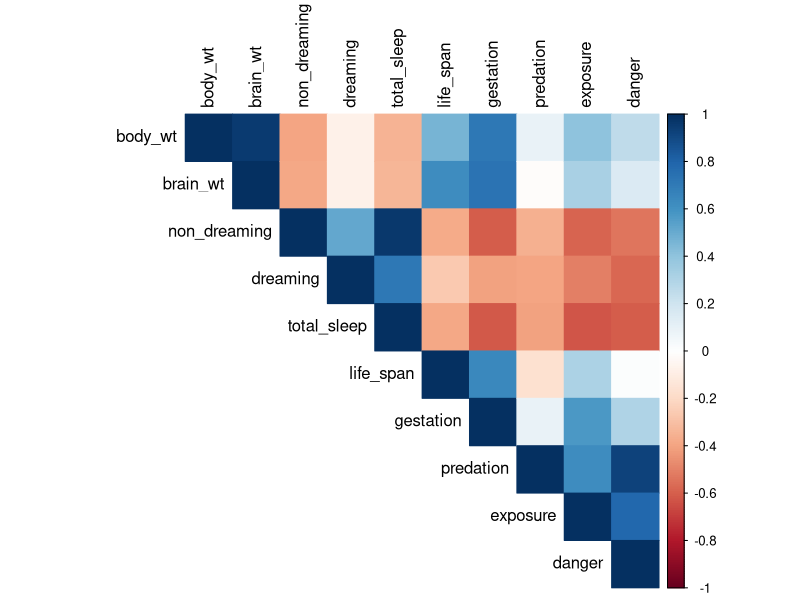
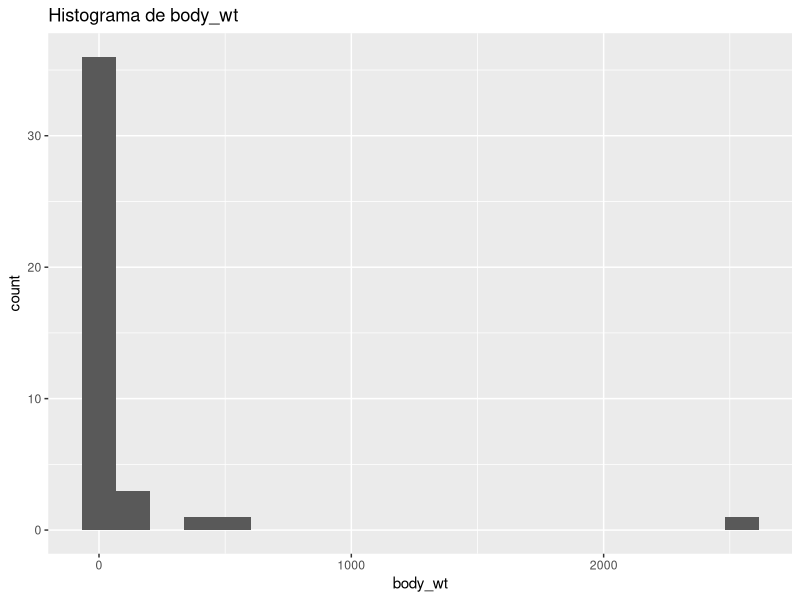
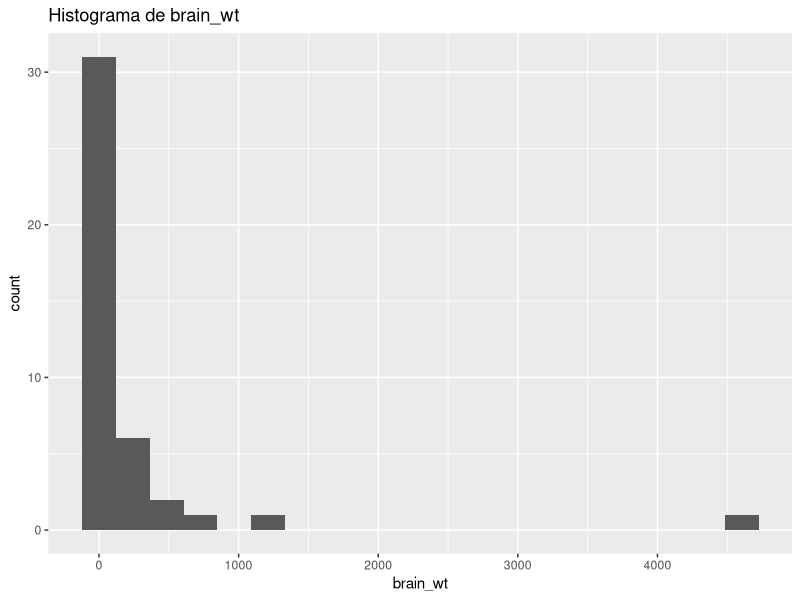
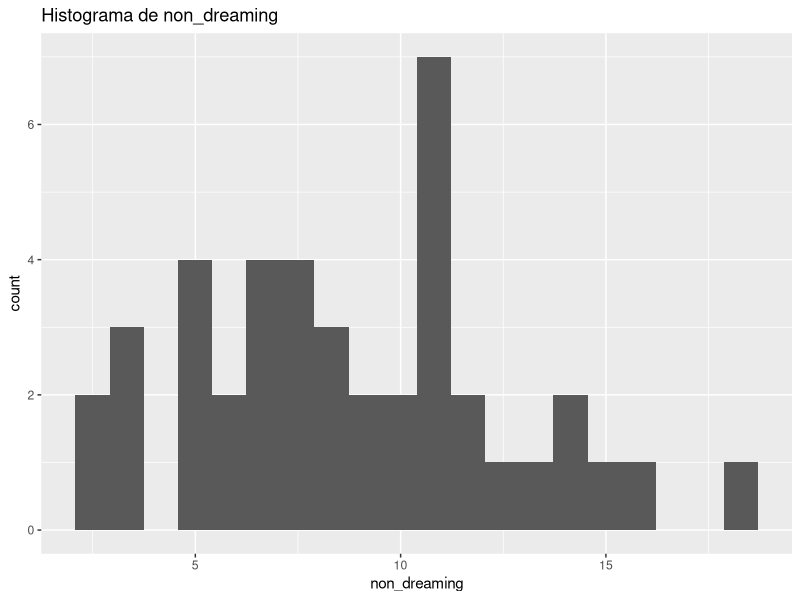
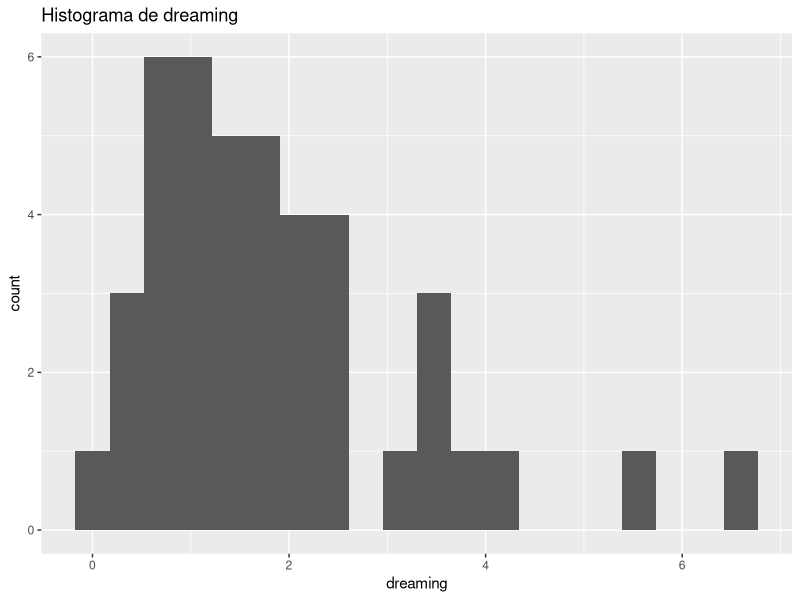
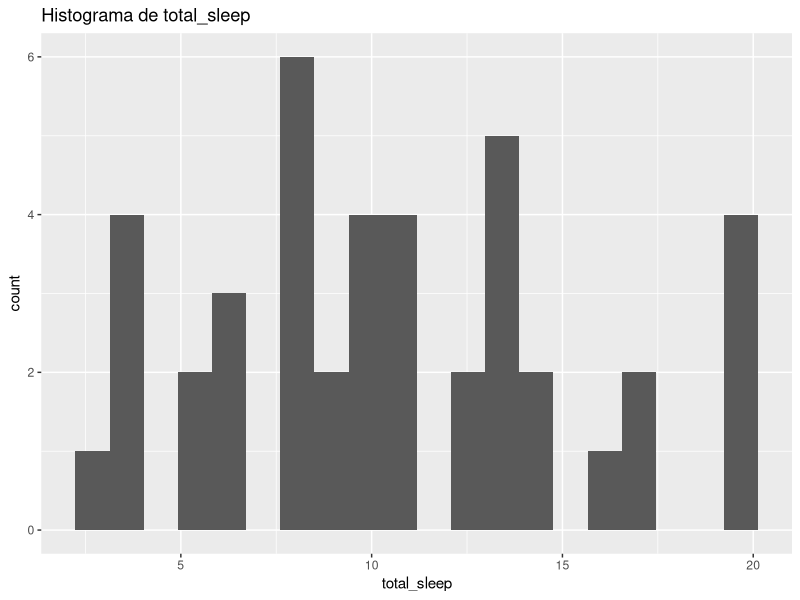
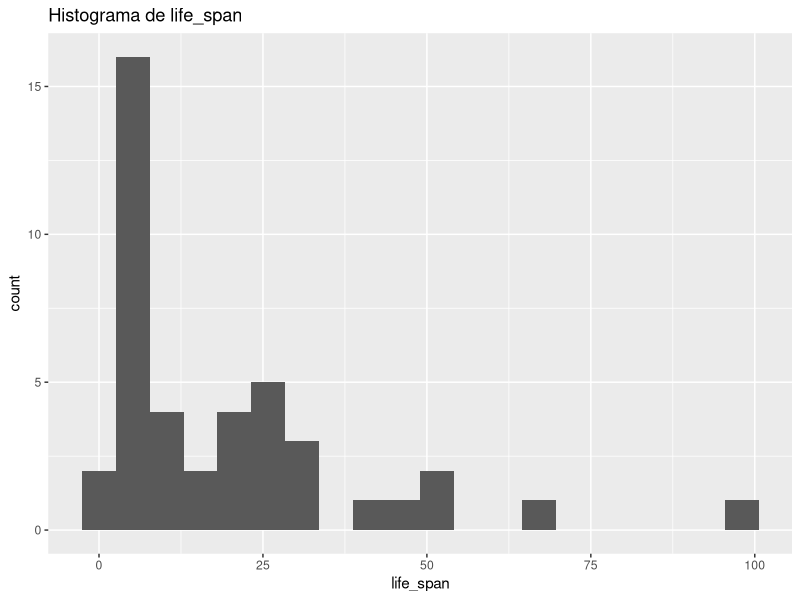
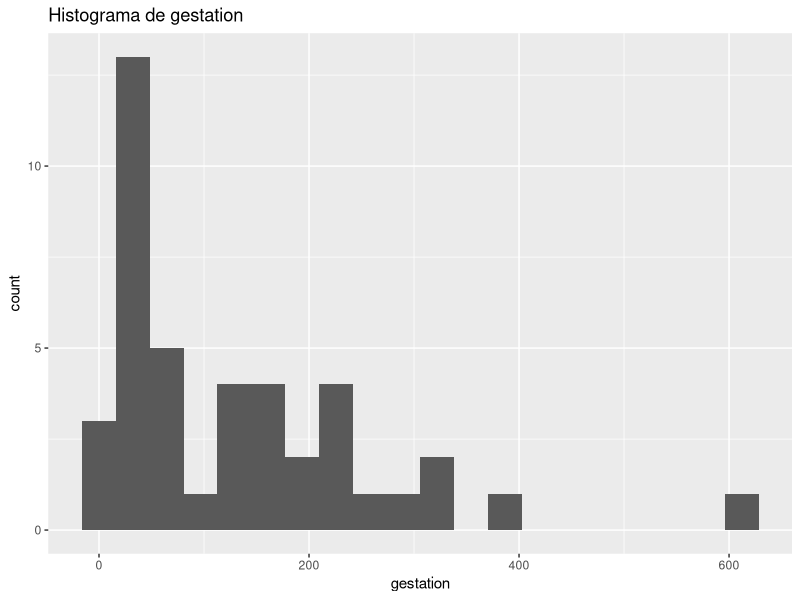

Reproduce these figures in R, in order.
## ---- chunk 1
install.packages("readr")
install.packages("car")
install.packages("dplyr")
install.packages("ggplot2")
install.packages("tidyr")
library(car)
library(readr)
library(dplyr)
library(ggplot2)
library(tidyr)

mammals <- read_csv("dataset/mammals.csv")
## ---- chunk 2
mammals_clean <- mammals %>%
  drop_na(species, body_wt, brain_wt, non_dreaming, dreaming, 
          total_sleep, life_span, gestation, predation, exposure, danger)
## ---- chunk 3
summary(mammals)
## ---- chunk 4
#Testando se há correlação linear entre as variáveis body_wt e brain_wt
cor.test(mammals_clean$body_wt, mammals_clean$brain_wt, method = "pearson")

## ---- chunk 5
#Testando se há correlação linear entre as variáveis exposure e danger
cor.test(mammals_clean$exposure, mammals_clean$danger, method = "pearson")
## ---- chunk 6
#Testando se há correlação linear entre as variáveis dreaming e non_dreaming
cor.test(mammals_clean$dreaming, mammals_clean$non_dreaming, method = "pearson")
## ---- chunk 7
#Testando se há correlação linear entre as variáveis predation e exposure
cor.test(mammals_clean$predation, mammals_clean$exposure, method = "pearson")
## ---- chunk 8
#Testando se há correlação linear entre as variáveis predation e danger
cor.test(mammals_clean$predation, mammals_clean$danger, method = "pearson")
## ---- chunk 9
#Testando se há correlação linear entre as variáveis total_sleep e danger
cor.test(mammals_clean$total_sleep, mammals_clean$danger, method = "pearson")
## ---- chunk 10
#Testando se há correlação linear entre as variáveis total_sleep e exposure
cor.test(mammals_clean$total_sleep, mammals_clean$exposure, method = "pearson")
## ---- chunk 11
#Testando se há correlação linear entre as variáveis total_sleep e dreaming
cor.test(mammals_clean$total_sleep, mammals_clean$dreaming, method = "pearson")
## ---- chunk 12
#Testando se há correlação linear entre as variáveis total_sleep e non_dreaming
cor.test(mammals_clean$total_sleep, mammals_clean$non_dreaming, method = "pearson")
## ---- chunk 13
#Testando se há correlação linear entre as variáveis total_sleep e body_wt
cor.test(mammals_clean$total_sleep, mammals_clean$body_wt, method = "pearson")
## ---- chunk 14
#Testando se há correlação linear entre as variáveis total_sleep e brain_wt
cor.test(mammals_clean$total_sleep, mammals_clean$brain_wt, method = "pearson")
## ---- chunk 15
#Testando se há correlação linear entre as variáveis total_sleep e predation
cor.test(mammals_clean$total_sleep, mammals_clean$predation, method = "pearson")
## ---- chunk 16
#Testando se há correlação linear entre as variáveis total_sleep e life_span
cor.test(mammals_clean$total_sleep, mammals_clean$life_span, method = "pearson")
## ---- chunk 17
#Testando se há correlação linear entre as variáveis total_sleep e gestation
cor.test(mammals_clean$total_sleep, mammals_clean$gestation, method = "pearson")
## ---- chunk 18
library(corrplot)

cor_matrix <- cor(mammals_clean |> select(-species), use = "complete.obs")

corrplot(
  cor_matrix,
  method = "color",
  type = "upper",
  tl.col = "black",
  addCoef.col = NULL,  
  number.cex = 0,    
  cl.pos = "r"          
)
## ---- chunk 19
numeric_vars <- mammals_clean |> dplyr::select(-species)

for(col in names(numeric_vars)){
  print(
    ggplot(mammals_clean, aes_string(col)) +
      geom_histogram(bins = 20) +
      ggtitle(paste("Histograma de", col))
  )
}
## ---- chunk 20
for(col in names(numeric_vars)){
  print(
    ggplot(mammals_clean, aes(y = .data[[col]])) +
      geom_boxplot() +
      ggtitle(paste("Boxplot de", col))
  )
}
## ---- chunk 21
model_full <- lm(total_sleep ~ body_wt + brain_wt + life_span +
                   gestation + predation + exposure + danger, 
                 data = mammals_clean)
summary(model_full)
## ---- chunk 22
library(car)
vif(model_full)
## ---- chunk 23
model2 <- lm(total_sleep ~ body_wt + life_span +
                   gestation + predation + exposure + danger, 
                 data = mammals_clean)
summary(model2)
## ---- chunk 24
vif(model2)
## ---- chunk 25
model3 <- lm(total_sleep ~ body_wt + life_span +
                   gestation + predation + exposure, 
                 data = mammals_clean)
summary(model3)
## ---- chunk 26
vif(model3)
